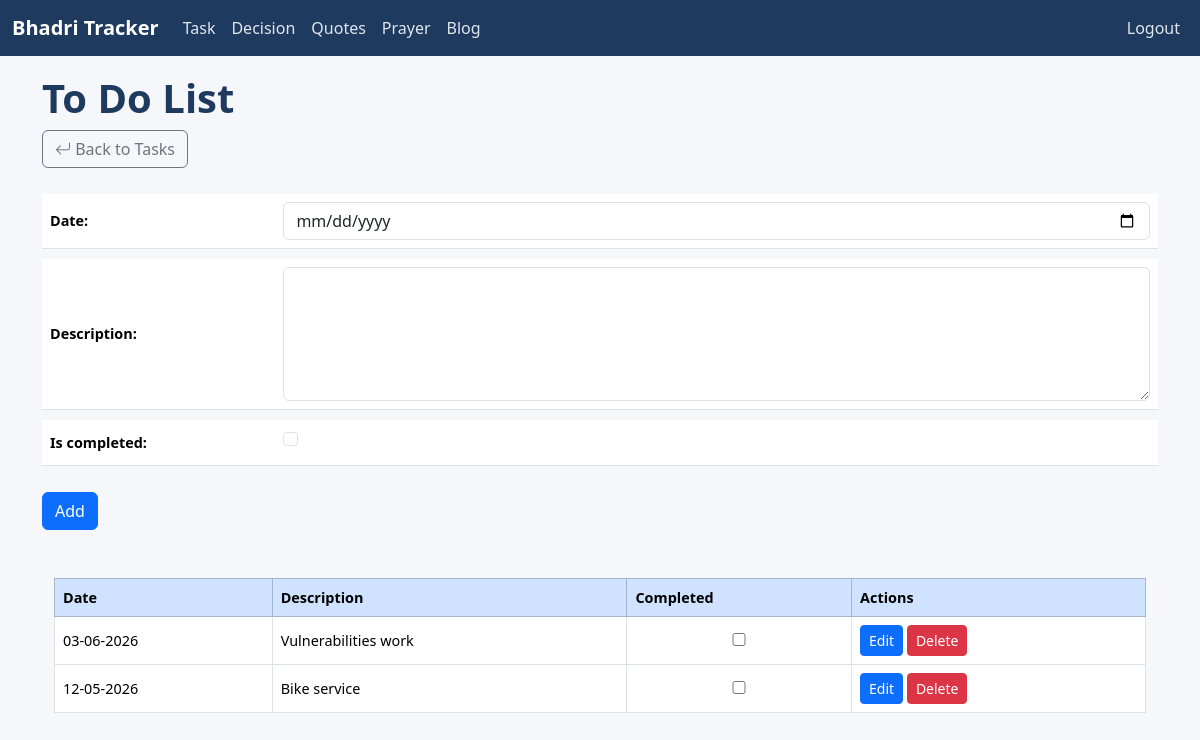
The app's page /todo/ (signed in), older data.
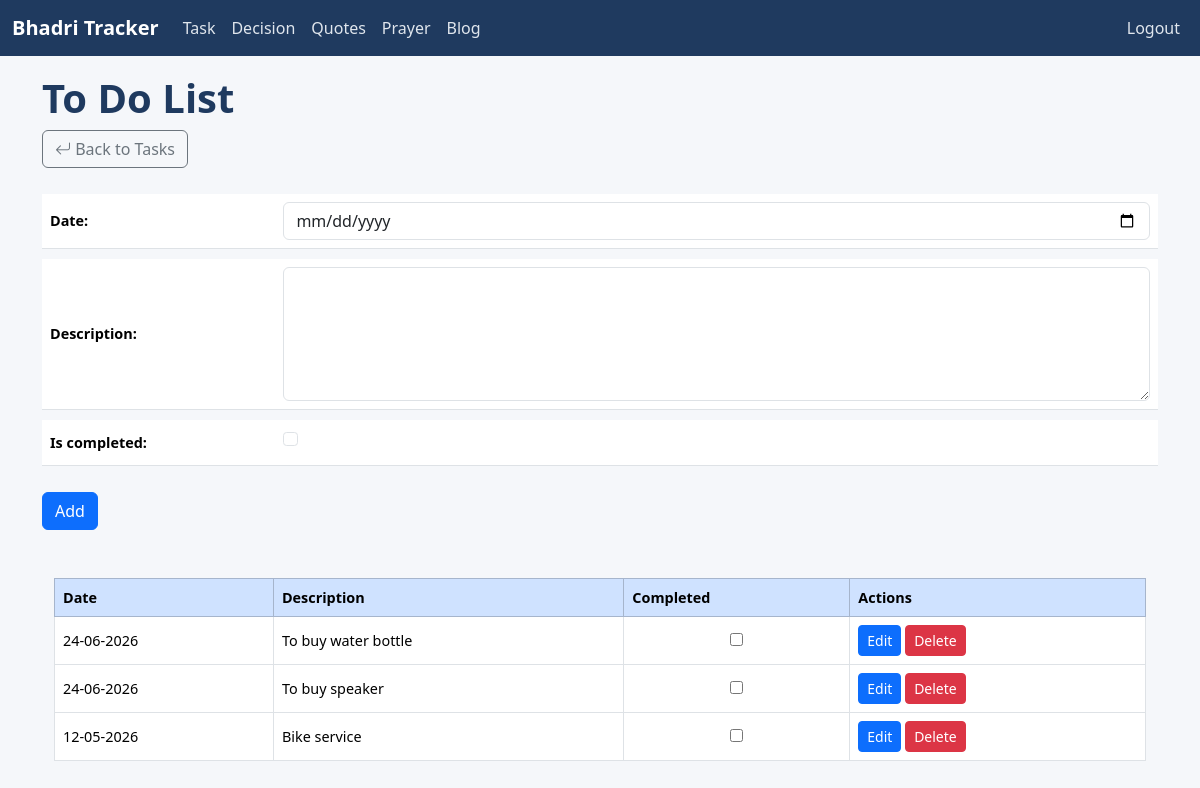
The same page, newer data.
### tracker/models.py (models this page shows, shortened)
class Todo(models.Model):
    date = models.DateField()
    description = models.TextField()
    is_completed = models.BooleanField(default=False)

### tracker/views.py (the view)
# urls.py: path('todo/', views.todo_list, name='todo_list'),
@login_required(login_url='login')
def todo_list(request):
    todos = Todo.objects.all().order_by("-date")
    form = TodoForm()
    if request.method == "POST":
        form = TodoForm(request.POST)
        if form.is_valid():
            form.save()
            return redirect("tracker:todo_list")
    return render(request, "tracker/todo_list.html", {
        "todos": todos,
        "form": form
    })

### tracker/forms.py
class TodoForm(forms.ModelForm):
    class Meta:
        model = Todo
        fields = ['date', 'description', 'is_completed']
        widgets = {
            'date': forms.DateInput(attrs={'class': 'form-control', 'type': 'date'}),
            'description': forms.Textarea(attrs={'class': 'form-control', 'rows': 5}),
            'is_completed': forms.CheckboxInput(attrs={'class': 'form-check-input'}),
        }

### tracker/context_processors.py (called while the page is built)
def active_notifications(request):
    today = timezone.localdate()
    notifications = Notification.objects.filter(
        is_completed=False,
        date__gte=today,
        date__lte=today + timedelta(days=7)
    ).order_by('date')
    return {
        'active_notifications': notifications
    }

### templates/tracker/todo_list.html (shortened to what this page needs)
{% extends 'base.html' %}
{% load static %}
{% block content %}
<h1>To Do List</h1>
<a href="{% url 'tracker:task_list' %}" class="btn btn-outline-secondary mb-3"><i class="bi bi-arrow-return-left"></i> Back to Tasks</a>
<form method="POST" class="w-100">
    <div class="md-3">
        <table class="table w-100">
            {{ form.as_table }}
        </table>
    </div>
    <button type="submit" class="btn btn-primary">Add</button>
</form>
<br>
<div class="container mt-4">
<table class="table table-bordered table-hover align-middle">
<thead class="table-primary">
<tr>
<th>Date</th>
<th>Description</th>
<th>Completed</th>
<th>Actions</th>
</tr>
</thead>
<tbody>
{% for todo in todos %}
<tr>
<td>{{ todo.date|date:"d-m-Y" }}</td>
<td class="{% if todo.is_completed %}text-decoration-line-through text-muted{% endif %}">
{{ todo.description }}
</td>
<td class="text-center">
<input type="checkbox"
{% if todo.is_completed %}checked{% endif %} onclick="window.location.href='{% url 'tracker:todo_toggle' todo.id %}'">
</td>
<td>
<a href="{% url 'tracker:todo_edit' todo.id %}" class="btn btn-sm btn-primary">
Edit
</a>
<a href="{% url 'tracker:todo_delete' todo.id %}" class="btn btn-sm btn-danger">
Delete
</a>
</td>
</tr>
{% endfor %}
</tbody>
</table>
</div>
{% endblock %}

### templates/base.html (shortened to what this page needs)
{% load static %}
<!DOCTYPE html>
<html>
<head>
  <link href="https://cdn.jsdelivr.net/npm/bootstrap@5.3.3/dist/css/bootstrap.min.css" rel="stylesheet">
  <link rel="stylesheet" href="https://cdn.jsdelivr.net/npm/bootstrap-icons@1.11.1/font/bootstrap-icons.css">
  <link rel="stylesheet" href="{% static 'css/base.css' %}">
</head>
<body class="{% if active_notifications %}has-notification{% endif %}">
<nav class="navbar fixed-top navbar-expand-lg custom-navbar">
  <div class="container-fluid">
    <a class="navbar-brand text-light" href='{% url "tracker:task_list" %}'>Bhadri Tracker</a>
    {% if request.user.is_authenticated %}
      <div class="collapse navbar-collapse" id="navbarNav">
        <ul class="navbar-nav">
          <li class="nav-item">
            <a class="nav-link text-light" href="{% url 'tracker:task_list' %}">Task</a>
          </li>
        </ul>
        <ul class="navbar-nav">
          <li class="nav-item">
            <a class="nav-link text-light" href="{% url 'statements:decision_tree_list' %}">Decision</a>
          </li>
        </ul>
        <ul class="navbar-nav">
          <li class="nav-item">
            <a class="nav-link text-light" href="{% url 'tracker:quotes' %}">Quotes</a>
          </li>
        </ul>
        <ul class="navbar-nav">
          <li class="nav-item">
            <a class="nav-link text-light" href="{% url 'tracker:prayer' %}">Prayer</a>
          </li>
        </ul>
        <ul class="navbar-nav">
          <li class="nav-item">
            <a class="nav-link text-light" href="{% url 'blogs:blog_list' %}">Blog</a>
          </li>
        </ul>
      </div>
    {% endif %}
    <div class="collapse navbar-collapse" id="navbarNav">
      <ul class="navbar-nav ms-auto mb-2 mb-lg-0">
        {% if request.user.is_authenticated %}
        <li class="nav-item">
          <a class="nav-link" href='{% url "logout" %}'>Logout</a>
        </li>
        {% else %}
        <li class="nav-item">
          <a class="nav-link" href='{% url "login" %}'>Login</a>
        </li>
        {% endif %}
      </ul>
    </div>
  </div>
</nav>
<div class="container">
  <br />
  {% block content %}{% endblock %}
  <br />
</div>
<link href="https://cdn.jsdelivr.net/npm/select2@4.1.0-rc.0/dist/css/select2.min.css" rel="stylesheet" />
</body>
</html>

### static/css/base.css (style rules this page uses)
body { padding: 0 0px; padding-top: 50px; background-color: #f5f7fa; color: #212529; }
.custom-navbar { background-color: #1f3a5f; z-index: 1050; }
.custom-navbar .navbar-brand { font-weight: 600; color: #ffffff !important; }
.custom-navbar .nav-link { color: #e0e6ed !important; font-weight: 500; }
h1, h2, h3 { color: #1f3a5f; font-weight: 600; }
.table td, .table th { vertical-align: middle; font-size: 0.9rem; }

### templates/tracker/todo_list.html (style rules this page uses)
form table { border-collapse: separate; border-spacing: 0 10px; }
form th { text-align: left; padding-right: 10px; }
form td { padding: 5px; }
input, textarea { width: 100%; padding: 6px; }
.table td { line-height: 2; }

Row changes from the older to the newer data that the page shows:
removed Todo: date "03-06-2026", description "Vulnerabilities work"
added Todo: date "24-06-2026", description "To buy water bottle"
added Todo: date "24-06-2026", description "To buy speaker"
